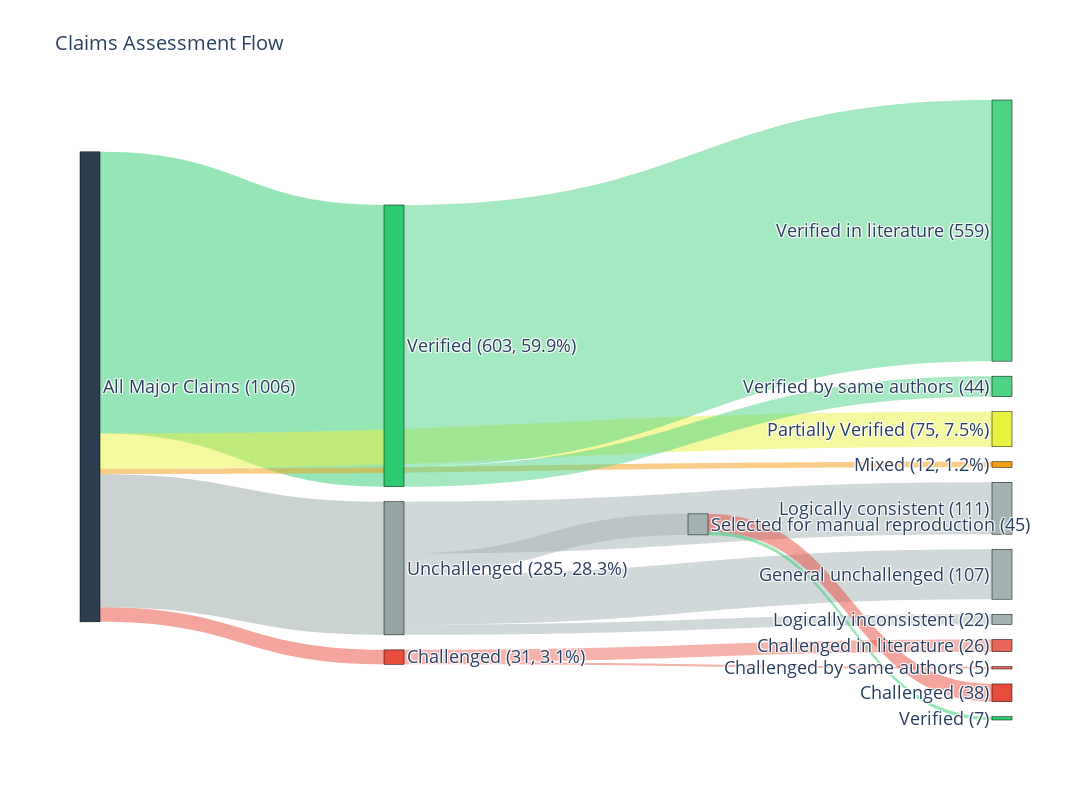

Source (notebook cell):
### Markdown cell above
## Figure 1 Sankey Diagra,

### Code cell
# Create Sankey diagram
to_plot = major_claims_df[["assertion_type", "label", "assessment_type", "rank_assessment_type"]]
fig = plot_info.create_sankey_diagram(to_plot)
fig.show()
fig.write_html('figures/fig1_claims_sankey.html')

### Figure 1 — Plotly figure (JSON) as saved in the notebook; plotly's stock layout.template omitted (floating-point values rounded to 4 significant figures)
{"data": [{"link": {"color": ["rgba(46, 204, 113, 0.5)", "rgba(231, 76, 60, 0.5)", "rgba(149, 165, 166, 0.5)", "rgba(243, 156, 18, 0.5)", "rgba(233, 242, 65, 0.5)", "rgba(77, 211, 134, 0.5)", "rgba(77, 211, 134, 0.5)", "rgba(234, 102, 89, 0.5)", "rgba(234, 102, 89, 0.5)", "rgba(164, 178, 179, 0.5)", "rgba(164, 178, 179, 0.5)", "rgba(164, 178, 179, 0.5)", "rgba(164, 178, 179, 0.5)", "rgba(46, 204, 113, 0.5)", "rgba(231, 76, 60, 0.5)"], "source": [0, 0, 0, 0, 0, 1, 1, 2, 2, 3, 3, 3, 3, 13, 13], "target": [1, 2, 3, 4, 5, 6, 7, 8, 9, 10, 11, 12, 13, 14, 15], "value": [603, 31, 285, 12, 75, 559, 44, 26, 5, 111, 22, 107, 45, 7, 38]}, "node": {"color": ["#2c3e50", "#2ecc71", "#e74c3c", "#95a5a6", "#f39c12", "#e9f241", "#4dd386", "#4dd386", "#ea6659", "#ea6659", "#a4b2b3", "#a4b2b3", "#a4b2b3", "#a4b2b3", "#2ecc71", "#e74c3c"], "label": ["All Major Claims (1006)", "Verified (603, 59.9%)", "Challenged (31, 3.1%)", "Unchallenged (285, 28.3%)", "Mixed (12, 1.2%)", "Partially Verified (75, 7.5%)", "Verified in literature (559)", "Verified by same authors (44)", "Challenged in literature (26)", "Challenged by same authors (5)", "Logically consistent (111)", "Logically inconsistent (22)", "General unchallenged (107)", "Selected for manual reproduction (45)", "Verified (7)", "Challenged (38)"], "line": {"color": "black", "width": 0.5}, "pad": 15, "thickness": 20}, "type": "sankey"}], "layout": {"font": {"size": 18}, "height": 800, "paper_bgcolor": "white", "plot_bgcolor": "white", "showlegend": false, "title": {"font": {"size": 20}, "text": "Claims Assessment Flow"}, "width": 1200}}
